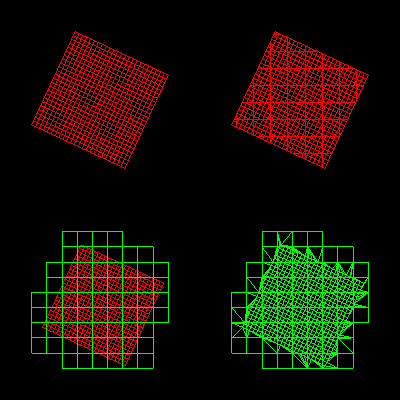

Reproduce this figure in Python.
#!/usr/bin/env python

# Demonstrate vtkImprintFilter with various output type permutations:
# target cells, imprinted cells, projected imprint, and imprinted region,
# shown in four renderers with a rotated and translated imprint plane.

# Factory overrides
import vtkmodules.vtkInteractionStyle  # noqa: F401
import vtkmodules.vtkRenderingFreeType  # noqa: F401
import vtkmodules.vtkRenderingOpenGL2  # noqa: F401

from vtkmodules.vtkCommonTransforms import vtkTransform
from vtkmodules.vtkFiltersGeneral import vtkTransformPolyDataFilter
from vtkmodules.vtkFiltersModeling import vtkImprintFilter
from vtkmodules.vtkFiltersSources import vtkPlaneSource
from vtkmodules.vtkRenderingCore import (
    vtkActor,
    vtkPolyDataMapper,
    vtkRenderWindow,
    vtkRenderWindowInteractor,
    vtkRenderer,
)

resolution = 12

# Target plane
target = vtkPlaneSource()
target.SetXResolution(resolution)
target.SetYResolution(resolution)
target.SetOrigin(0, 0, 0)
target.SetPoint1(10, 0, 0)
target.SetPoint2(0, 10, 0)

# Imprint plane
plane_2 = vtkPlaneSource()
plane_2.SetXResolution(2 * resolution)
plane_2.SetYResolution(2 * resolution)
plane_2.SetOrigin(2.25, 2.25, 0)
plane_2.SetPoint1(7.25, 2.25, 0)
plane_2.SetPoint2(2.25, 7.25, 0)

x_form = vtkTransform()
x_form.RotateZ(-25)
x_form.Translate(-1.5, 1.5, 0)

x_form_f = vtkTransformPolyDataFilter()
x_form_f.SetInputConnection(plane_2.GetOutputPort())
x_form_f.SetTransform(x_form)

# Output: target cells
imprint_filter = vtkImprintFilter()
imprint_filter.SetTargetConnection(target.GetOutputPort())
imprint_filter.SetImprintConnection(x_form_f.GetOutputPort())
imprint_filter.SetTolerance(0.001)
imprint_filter.SetOutputTypeToTargetCells()
imprint_filter.Update()

target_mapper = vtkPolyDataMapper()
target_mapper.SetInputConnection(imprint_filter.GetOutputPort())

target_actor = vtkActor()
target_actor.SetMapper(target_mapper)
target_actor.GetProperty().SetRepresentationToWireframe()
target_actor.GetProperty().SetColor(0, 1, 0)

imprint_mapper = vtkPolyDataMapper()
imprint_mapper.SetInputConnection(x_form_f.GetOutputPort())

imprint_actor = vtkActor()
imprint_actor.SetMapper(imprint_mapper)
imprint_actor.GetProperty().SetRepresentationToWireframe()
imprint_actor.GetProperty().SetColor(1, 0, 0)

# Output: imprinted cells
imprint_filter_2 = vtkImprintFilter()
imprint_filter_2.SetTargetConnection(target.GetOutputPort())
imprint_filter_2.SetImprintConnection(x_form_f.GetOutputPort())
imprint_filter_2.SetTolerance(0.001)
imprint_filter_2.SetOutputTypeToImprintedCells()
imprint_filter_2.Update()

target_mapper_2 = vtkPolyDataMapper()
target_mapper_2.SetInputConnection(imprint_filter_2.GetOutputPort())

target_actor_2 = vtkActor()
target_actor_2.SetMapper(target_mapper_2)
target_actor_2.GetProperty().SetRepresentationToWireframe()
target_actor_2.GetProperty().SetColor(0, 1, 0)

imprint_mapper_2 = vtkPolyDataMapper()
imprint_mapper_2.SetInputConnection(x_form_f.GetOutputPort())

imprint_actor_2 = vtkActor()
imprint_actor_2.SetMapper(imprint_mapper_2)
imprint_actor_2.GetProperty().SetRepresentationToWireframe()
imprint_actor_2.GetProperty().SetColor(1, 0, 0)

# Output: projected imprint
imprint_filter_3 = vtkImprintFilter()
imprint_filter_3.SetTargetConnection(target.GetOutputPort())
imprint_filter_3.SetImprintConnection(x_form_f.GetOutputPort())
imprint_filter_3.SetTolerance(0.001)
imprint_filter_3.SetOutputTypeToProjectedImprint()
imprint_filter_3.Update()

imprint_mapper_3 = vtkPolyDataMapper()
imprint_mapper_3.SetInputConnection(imprint_filter_3.GetOutputPort())

imprint_actor_3 = vtkActor()
imprint_actor_3.SetMapper(imprint_mapper_3)
imprint_actor_3.GetProperty().SetRepresentationToWireframe()
imprint_actor_3.GetProperty().SetColor(1, 0, 0)

# Output: imprinted region
imprint_filter_4 = vtkImprintFilter()
imprint_filter_4.SetTargetConnection(target.GetOutputPort())
imprint_filter_4.SetImprintConnection(x_form_f.GetOutputPort())
imprint_filter_4.SetTolerance(0.001)
imprint_filter_4.SetOutputTypeToImprintedRegion()
imprint_filter_4.Update()

imprint_mapper_4 = vtkPolyDataMapper()
imprint_mapper_4.SetInputConnection(imprint_filter_4.GetOutputPort())

imprint_actor_4 = vtkActor()
imprint_actor_4.SetMapper(imprint_mapper_4)
imprint_actor_4.GetProperty().SetRepresentationToWireframe()
imprint_actor_4.GetProperty().SetColor(1, 0, 0)

# Four renderers in a 2x2 grid
renderer_0 = vtkRenderer()
renderer_0.SetViewport(0, 0, 0.5, 0.5)
renderer_0.AddActor(imprint_actor)
renderer_0.AddActor(target_actor)

renderer_1 = vtkRenderer()
renderer_1.SetViewport(0.5, 0, 1, 0.5)
renderer_1.AddActor(imprint_actor_2)
renderer_1.AddActor(target_actor_2)

renderer_2 = vtkRenderer()
renderer_2.SetViewport(0, 0.5, 0.5, 1.0)
renderer_2.AddActor(imprint_actor_3)

renderer_3 = vtkRenderer()
renderer_3.SetViewport(0.5, 0.5, 1, 1)
renderer_3.AddActor(imprint_actor_4)

# Window
render_window = vtkRenderWindow()
render_window.AddRenderer(renderer_0)
render_window.AddRenderer(renderer_1)
render_window.AddRenderer(renderer_2)
render_window.AddRenderer(renderer_3)
render_window.SetSize(400, 400)
render_window.SetWindowName("imprint output types")

# Scene
renderer_0.ResetCamera()

# Interactor
interactor = vtkRenderWindowInteractor()
interactor.SetRenderWindow(render_window)

interactor.Initialize()
interactor.Start()
